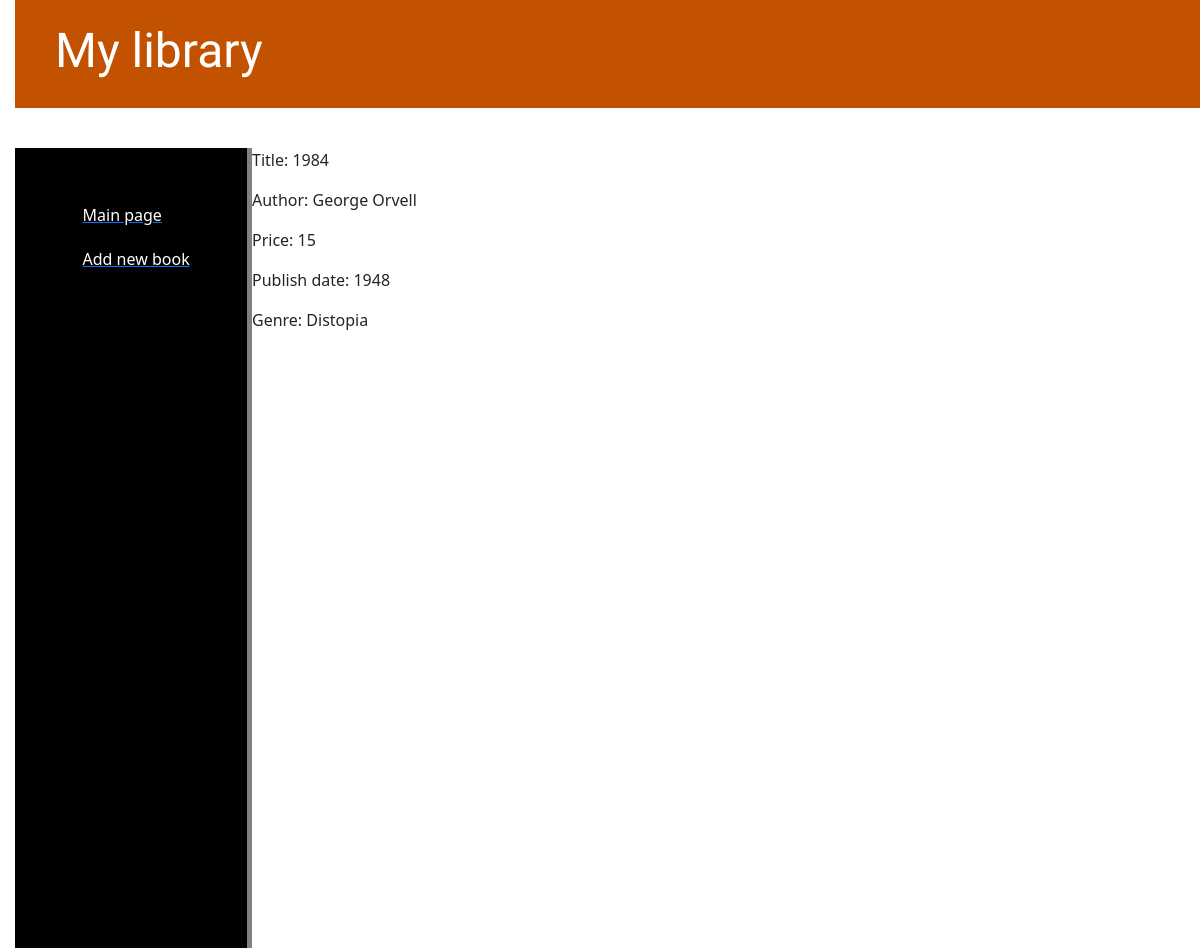
The app's page /post/1/ with its own data.
### books/models.py (models this page shows, shortened)
class Book(models.Model):
    title = models.CharField(max_length=255)
    author = models.CharField(max_length=255)
    price = models.IntegerField()
    publishing_date = models.IntegerField()
    genre = models.CharField(max_length=255)
    description = models.TextField()
    is_published_on_website = False

### books/views.py (the view)
# urls.py: path('post/<int:pk>/', views.show_post_by_id, name='show_post_by_id'),
def show_post_by_id(request, pk):
    book = get_object_or_404(Book, pk=pk)
    return render(request, 'books/show_book_info.html', {'book': book})

### books/templates/books/show_book_info.html
{% extends 'books/base.html' %}
{% block content %}
<p>Title: {{ book.title }}</p>
<p>Author: {{ book.author }}</p>
<p>Price: {{ book.price }}</p>
<p>Publish date: {{ book.publishing_date }}</p>
<p>Genre: {{ book.genre }}</p>
{% endblock %}

### books/static/books/css/decoration.css (style rules this page uses)
body { padding-left: 15px; }

### records on screen
Book: title "1984", author "George Orvell", price "15", publishing_date "1948", genre "Distopia"
